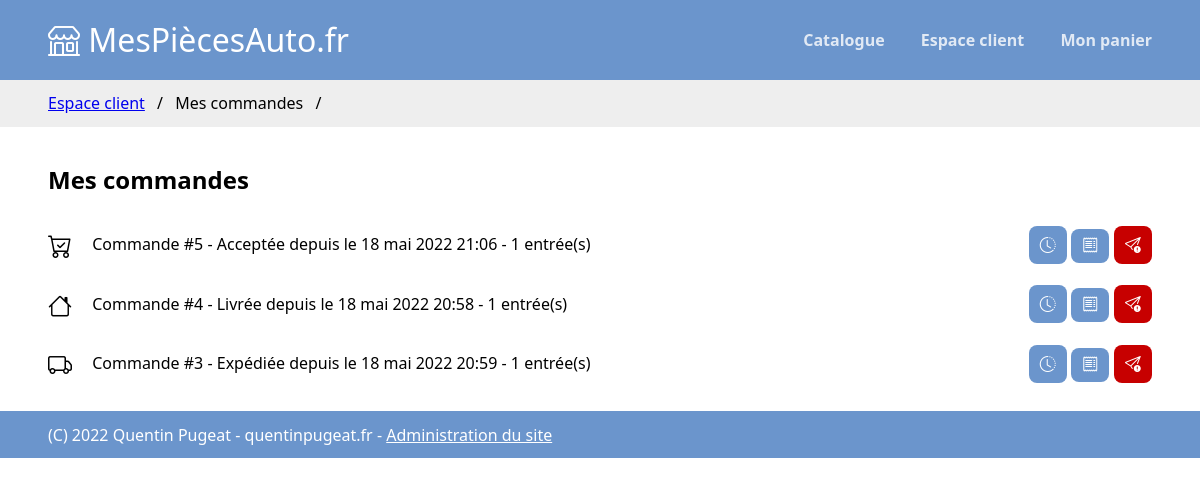
/espaceclient/commandes/ (signed in), run on the app's committed database.
### boutique/models.py (models this page shows, shortened)
class Commande(models.Model):
    client = models.ForeignKey(
        to=ProfilClient, on_delete=models.RESTRICT, help_text='Client ayant passé la commande')
    def dernier_code_etat(self):
        return self.changementetatcommande_set.last().etat
    @admin.display(description='État actuel')
    def dernier_etat(self):
        return dict(ETAT_COMMANDE_CHOICES).get(self.changementetatcommande_set.latest().etat)
    @admin.display(description='Dernier changement le')
    def dernier_etat_date(self):
        return self.changementetatcommande_set.latest().date
    @admin.display(description='Nombre d\'éléments')
    def get_nb_elements(self):
        return self.entreedecommande_set.count()

class ChangementEtatCommande(models.Model):
    commande = models.ForeignKey(to=Commande, on_delete=models.RESTRICT)
    etat = models.CharField(
        max_length=3, choices=ETAT_COMMANDE_CHOICES, verbose_name='état')
    date = models.DateTimeField(
        auto_now_add=True, help_text='Date à laquelle la commande a obtenu l\'état')
    class Meta:
        verbose_name = 'État de la commande'
        verbose_name_plural = 'États de la commande'
        get_latest_by='date'

### boutique/views/espaceclient.py (the view)
# urls.py: path('espaceclient/commandes/', espaceclient.view_commandes, name='view_commandes'),
@login_required
def view_commandes(request, msg=''):
    try:
        profil = ProfilClient.objects.get(user=request.user)
    except:
        profil = ProfilClient.objects.create(user=request.user)
    commandes = Commande.objects.filter(client=profil).order_by('-id')
    context = {
        'breadcrumb': [
            {'url': '/espaceclient/', 'title': 'Espace client', 'active': True},
            {'url': '/espaceclient/commandes',
                'title': 'Mes commandes', 'active': False}
        ],
        'commandes': commandes,
        'msg': msg
    }
    return render(request, 'espaceclient/commandes.html', context)

### boutique/templates/espaceclient/commandes.html (shortened to what this page needs)
{% extends "base.html" %}
{% block content %}
<h2>Mes commandes</h2>
{% if commandes %}
    {% for item in commandes %}
        <div class="commande-item">
            <div>
                {% if item.dernier_code_etat == 'new' %}
                <i class="commande-icon bi bi-cart"></i>
                {% elif item.dernier_code_etat == 'acc' %}
                <i class="commande-icon bi bi-cart-check"></i>
                {% elif item.dernier_code_etat == 'dec' %}
                <i class="commande-icon bi bi-cart-x"></i>
                {% elif item.dernier_code_etat == 'sen' %}
                <i class="commande-icon bi bi-truck"></i>
                {% elif item.dernier_code_etat == 'dis' %}
                <i class="commande-icon bi bi-house"></i>
                {% elif item.dernier_code_etat == 'can' %}
                <i class="commande-icon bi bi-cart-x"></i>
                {% else %}
                <i class="commande-icon bi bi-cart"></i>
                {% endif %}
                Commande #{{item.id}} - {{item.dernier_etat}} depuis le {{item.dernier_etat_date}} - {{item.get_nb_elements}} entrée(s)</div>
            <div>
                <a href="{{item.id}}" class="commande-action-btn blue-btn" title="Historique"><i class="bi bi-clock-history"></i></a>
                <button class="commande-action-btn blue-btn" title="Télécharger la facture"><i class="bi bi-receipt"></i></button>
                <a href="{{item.id}}/reclamation" class="commande-action-btn red-btn" title="Envoyer une réclamation"><i class="bi bi-send-exclamation"></i></a>
            </div>
        </div>
    {% endfor %}
{% else %}
    <div>Aucune commande passée avec ce compte.</div>
{% endif %}
{% endblock %}

### boutique/static/stylesheets/layout.css (style rules this page uses)
body { margin: 0; }

### boutique/static/stylesheets/controls.css (style rules this page uses)
.panier-action-btn, button, .btn { border: none; display: inline-block; padding: .8rem 1rem; border-radius: 8px; text-decoration: none; cursor: pointer; }
.blue-btn { background-color: #6b95cc; color: white; transition: background-color ease .2s; }
.red-btn { background-color: rgb(199, 0, 0); color: white; transition: background-color ease .2s; }

### boutique/static/stylesheets/commandes.css (style rules this page uses)
.commande-item { display: flex; flex-direction: row; align-items: center; justify-content: space-between; flex-wrap: wrap; padding: .8rem 0; }
.commande-icon { font-size: 1.5rem; vertical-align: middle; margin-right: 1rem; }
.commande-action-btn, .commande-item button { font-size: 1rem; padding: .5rem .7rem; border-radius: 8px; }

### data on the page
Commande: id "5", dernier_etat "Acceptée", dernier_etat_date "18 mai 2022 21:06", get_nb_elements "1"
Commande: id "4", dernier_etat "Livrée", dernier_etat_date "18 mai 2022 20:58", get_nb_elements "1"
Commande: id "3", dernier_etat "Expédiée", dernier_etat_date "18 mai 2022 20:59", get_nb_elements "1"

### other printed values
{{ page.title }} "Espace client"
{{ page.title }} "Mes commandes"
